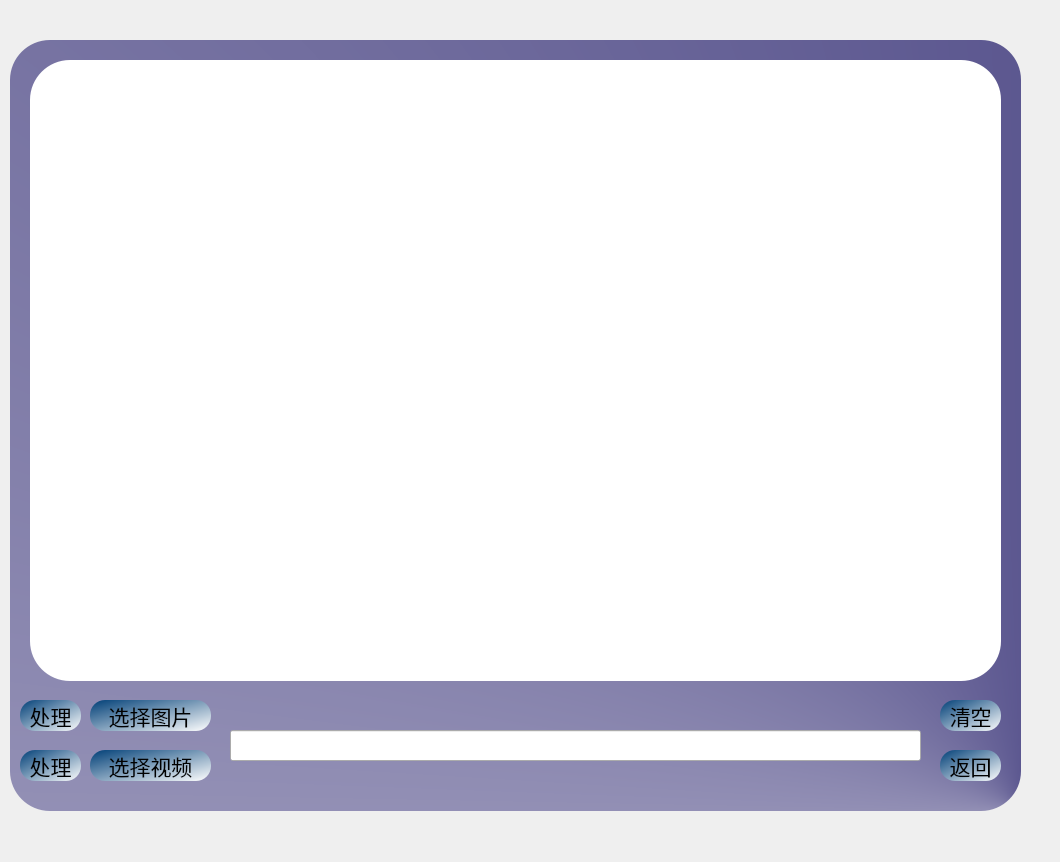
<?xml version="1.0" encoding="UTF-8"?>
<ui version="4.0">
 <class>Form</class>
 <widget class="QWidget" name="Form">
  <property name="geometry">
   <rect>
    <x>0</x>
    <y>0</y>
    <width>1060</width>
    <height>862</height>
   </rect>
  </property>
  <property name="windowTitle">
   <string>Form</string>
  </property>
  <widget class="QLabel" name="label">
   <property name="geometry">
    <rect>
     <x>10</x>
     <y>40</y>
     <width>1011</width>
     <height>771</height>
    </rect>
   </property>
   <property name="palette">
    <palette>
     <active>
      <colorrole role="Button">
       <brush brushstyle="ConicalGradientPattern">
        <gradient centralx="1.000000000000000" centraly="1.000000000000000" angle="0.000000000000000" type="ConicalGradient" spread="PadSpread" coordinatemode="ObjectBoundingMode">
         <gradientstop position="0.000000000000000">
          <color alpha="255">
           <red>38</red>
           <green>32</green>
           <blue>107</blue>
          </color>
         </gradientstop>
         <gradientstop position="1.000000000000000">
          <color alpha="255">
           <red>255</red>
           <green>255</green>
           <blue>255</blue>
          </color>
         </gradientstop>
        </gradient>
       </brush>
      </colorrole>
      <colorrole role="Base">
       <brush brushstyle="ConicalGradientPattern">
        <gradient centralx="1.000000000000000" centraly="1.000000000000000" angle="0.000000000000000" type="ConicalGradient" spread="PadSpread" coordinatemode="ObjectBoundingMode">
         <gradientstop position="0.000000000000000">
          <color alpha="255">
           <red>38</red>
           <green>32</green>
           <blue>107</blue>
          </color>
         </gradientstop>
         <gradientstop position="1.000000000000000">
          <color alpha="255">
           <red>255</red>
           <green>255</green>
           <blue>255</blue>
          </color>
         </gradientstop>
        </gradient>
       </brush>
      </colorrole>
      <colorrole role="Window">
       <brush brushstyle="ConicalGradientPattern">
        <gradient centralx="1.000000000000000" centraly="1.000000000000000" angle="0.000000000000000" type="ConicalGradient" spread="PadSpread" coordinatemode="ObjectBoundingMode">
         <gradientstop position="0.000000000000000">
          <color alpha="255">
           <red>38</red>
           <green>32</green>
           <blue>107</blue>
          </color>
         </gradientstop>
         <gradientstop position="1.000000000000000">
          <color alpha="255">
           <red>255</red>
           <green>255</green>
           <blue>255</blue>
          </color>
         </gradientstop>
        </gradient>
       </brush>
      </colorrole>
     </active>
     <inactive>
      <colorrole role="Button">
       <brush brushstyle="ConicalGradientPattern">
        <gradient centralx="1.000000000000000" centraly="1.000000000000000" angle="0.000000000000000" type="ConicalGradient" spread="PadSpread" coordinatemode="ObjectBoundingMode">
         <gradientstop position="0.000000000000000">
          <color alpha="255">
           <red>38</red>
           <green>32</green>
           <blue>107</blue>
          </color>
         </gradientstop>
         <gradientstop position="1.000000000000000">
          <color alpha="255">
           <red>255</red>
           <green>255</green>
           <blue>255</blue>
          </color>
         </gradientstop>
        </gradient>
       </brush>
      </colorrole>
      <colorrole role="Base">
       <brush brushstyle="ConicalGradientPattern">
        <gradient centralx="1.000000000000000" centraly="1.000000000000000" angle="0.000000000000000" type="ConicalGradient" spread="PadSpread" coordinatemode="ObjectBoundingMode">
         <gradientstop position="0.000000000000000">
          <color alpha="255">
           <red>38</red>
           <green>32</green>
           <blue>107</blue>
          </color>
         </gradientstop>
         <gradientstop position="1.000000000000000">
          <color alpha="255">
           <red>255</red>
           <green>255</green>
           <blue>255</blue>
          </color>
         </gradientstop>
        </gradient>
       </brush>
      </colorrole>
      <colorrole role="Window">
       <brush brushstyle="ConicalGradientPattern">
        <gradient centralx="1.000000000000000" centraly="1.000000000000000" angle="0.000000000000000" type="ConicalGradient" spread="PadSpread" coordinatemode="ObjectBoundingMode">
         <gradientstop position="0.000000000000000">
          <color alpha="255">
           <red>38</red>
           <green>32</green>
           <blue>107</blue>
          </color>
         </gradientstop>
         <gradientstop position="1.000000000000000">
          <color alpha="255">
           <red>255</red>
           <green>255</green>
           <blue>255</blue>
          </color>
         </gradientstop>
        </gradient>
       </brush>
      </colorrole>
     </inactive>
     <disabled>
      <colorrole role="Button">
       <brush brushstyle="ConicalGradientPattern">
        <gradient centralx="1.000000000000000" centraly="1.000000000000000" angle="0.000000000000000" type="ConicalGradient" spread="PadSpread" coordinatemode="ObjectBoundingMode">
         <gradientstop position="0.000000000000000">
          <color alpha="255">
           <red>38</red>
           <green>32</green>
           <blue>107</blue>
          </color>
         </gradientstop>
         <gradientstop position="1.000000000000000">
          <color alpha="255">
           <red>255</red>
           <green>255</green>
           <blue>255</blue>
          </color>
         </gradientstop>
        </gradient>
       </brush>
      </colorrole>
      <colorrole role="Base">
       <brush brushstyle="ConicalGradientPattern">
        <gradient centralx="1.000000000000000" centraly="1.000000000000000" angle="0.000000000000000" type="ConicalGradient" spread="PadSpread" coordinatemode="ObjectBoundingMode">
         <gradientstop position="0.000000000000000">
          <color alpha="255">
           <red>38</red>
           <green>32</green>
           <blue>107</blue>
          </color>
         </gradientstop>
         <gradientstop position="1.000000000000000">
          <color alpha="255">
           <red>255</red>
           <green>255</green>
           <blue>255</blue>
          </color>
         </gradientstop>
        </gradient>
       </brush>
      </colorrole>
      <colorrole role="Window">
       <brush brushstyle="ConicalGradientPattern">
        <gradient centralx="1.000000000000000" centraly="1.000000000000000" angle="0.000000000000000" type="ConicalGradient" spread="PadSpread" coordinatemode="ObjectBoundingMode">
         <gradientstop position="0.000000000000000">
          <color alpha="255">
           <red>38</red>
           <green>32</green>
           <blue>107</blue>
          </color>
         </gradientstop>
         <gradientstop position="1.000000000000000">
          <color alpha="255">
           <red>255</red>
           <green>255</green>
           <blue>255</blue>
          </color>
         </gradientstop>
        </gradient>
       </brush>
      </colorrole>
     </disabled>
    </palette>
   </property>
   <property name="styleSheet">
    <string notr="true">background-color: qconicalgradient(cx:1, cy:1, angle:0, stop:0 rgba(38, 32, 107, 255), stop:1 rgba(255, 255, 255, 255));
border-top-left-radius:40px;
border-bottom-left-radius:40px;

border-bottom-right-radius:40px;

border-top-right-radius:40px;</string>
   </property>
   <property name="text">
    <string/>
   </property>
  </widget>
  <widget class="QPushButton" name="pushButton2_3">
   <property name="geometry">
    <rect>
     <x>940</x>
     <y>750</y>
     <width>61</width>
     <height>31</height>
    </rect>
   </property>
   <property name="font">
    <font>
     <family>华文新魏</family>
     <pointsize>16</pointsize>
     <weight>50</weight>
     <bold>false</bold>
    </font>
   </property>
   <property name="styleSheet">
    <string notr="true">QPushButton{
		
	background-color: qlineargradient(spread:pad, x1:0, y1:0, x2:1, y2:1, stop:0 rgba(0, 63, 119, 255), stop:1 rgba(255, 255, 255, 255));
	border-radius:15px;
	
	color: rgb(0, 0, 0);

}

QPushButton:hover{
	background-color: qlineargradient(spread:pad, x1:0, y1:0, x2:1, y2:1, stop:0 rgba(0, 12, 83, 255), stop:1 rgba(255, 255, 255, 255));
}
QPushButton:pressed{
padding-top:7px;
padding-left:7px;
}</string>
   </property>
   <property name="text">
    <string>返回</string>
   </property>
  </widget>
  <widget class="QPushButton" name="pushButton2_5">
   <property name="geometry">
    <rect>
     <x>90</x>
     <y>700</y>
     <width>121</width>
     <height>31</height>
    </rect>
   </property>
   <property name="font">
    <font>
     <family>华文新魏</family>
     <pointsize>16</pointsize>
     <weight>50</weight>
     <bold>false</bold>
    </font>
   </property>
   <property name="styleSheet">
    <string notr="true">QPushButton{
		
	background-color: qlineargradient(spread:pad, x1:0, y1:0, x2:1, y2:1, stop:0 rgba(0, 63, 119, 255), stop:1 rgba(255, 255, 255, 255));
	border-radius:15px;
	
	color: rgb(0, 0, 0);

}

QPushButton:hover{
	background-color: qlineargradient(spread:pad, x1:0, y1:0, x2:1, y2:1, stop:0 rgba(0, 12, 83, 255), stop:1 rgba(255, 255, 255, 255));
}
QPushButton:pressed{
padding-top:7px;
padding-left:7px;
}</string>
   </property>
   <property name="text">
    <string>选择图片</string>
   </property>
  </widget>
  <widget class="QPushButton" name="pushButton2_6">
   <property name="geometry">
    <rect>
     <x>90</x>
     <y>750</y>
     <width>121</width>
     <height>31</height>
    </rect>
   </property>
   <property name="font">
    <font>
     <family>华文新魏</family>
     <pointsize>16</pointsize>
     <weight>50</weight>
     <bold>false</bold>
    </font>
   </property>
   <property name="styleSheet">
    <string notr="true">QPushButton{
		
	background-color: qlineargradient(spread:pad, x1:0, y1:0, x2:1, y2:1, stop:0 rgba(0, 63, 119, 255), stop:1 rgba(255, 255, 255, 255));
	border-radius:15px;
	
	color: rgb(0, 0, 0);

}

QPushButton:hover{
	background-color: qlineargradient(spread:pad, x1:0, y1:0, x2:1, y2:1, stop:0 rgba(0, 12, 83, 255), stop:1 rgba(255, 255, 255, 255));
}
QPushButton:pressed{
padding-top:7px;
padding-left:7px;
}</string>
   </property>
   <property name="text">
    <string>选择视频</string>
   </property>
  </widget>
  <widget class="QLineEdit" name="lineEdit_2">
   <property name="geometry">
    <rect>
     <x>230</x>
     <y>730</y>
     <width>691</width>
     <height>31</height>
    </rect>
   </property>
  </widget>
  <widget class="QPushButton" name="pushButton2_4">
   <property name="geometry">
    <rect>
     <x>20</x>
     <y>750</y>
     <width>61</width>
     <height>31</height>
    </rect>
   </property>
   <property name="font">
    <font>
     <family>华文新魏</family>
     <pointsize>16</pointsize>
     <weight>50</weight>
     <bold>false</bold>
    </font>
   </property>
   <property name="styleSheet">
    <string notr="true">QPushButton{
		
	background-color: qlineargradient(spread:pad, x1:0, y1:0, x2:1, y2:1, stop:0 rgba(0, 63, 119, 255), stop:1 rgba(255, 255, 255, 255));
	border-radius:15px;
	
	color: rgb(0, 0, 0);

}

QPushButton:hover{
	background-color: qlineargradient(spread:pad, x1:0, y1:0, x2:1, y2:1, stop:0 rgba(0, 12, 83, 255), stop:1 rgba(255, 255, 255, 255));
}
QPushButton:pressed{
padding-top:7px;
padding-left:7px;
}</string>
   </property>
   <property name="text">
    <string>处理</string>
   </property>
  </widget>
  <widget class="QLabel" name="label_2">
   <property name="geometry">
    <rect>
     <x>30</x>
     <y>60</y>
     <width>971</width>
     <height>621</height>
    </rect>
   </property>
   <property name="styleSheet">
    <string notr="true">
border-top-left-radius:40px;
border-bottom-left-radius:40px;

border-bottom-right-radius:40px;

border-top-right-radius:40px;
background-color: rgb(255, 255, 255);</string>
   </property>
   <property name="text">
    <string/>
   </property>
  </widget>
  <widget class="QPushButton" name="pushButton2_9">
   <property name="geometry">
    <rect>
     <x>940</x>
     <y>700</y>
     <width>61</width>
     <height>31</height>
    </rect>
   </property>
   <property name="font">
    <font>
     <family>华文新魏</family>
     <pointsize>16</pointsize>
     <weight>50</weight>
     <bold>false</bold>
    </font>
   </property>
   <property name="styleSheet">
    <string notr="true">QPushButton{
		
	background-color: qlineargradient(spread:pad, x1:0, y1:0, x2:1, y2:1, stop:0 rgba(0, 63, 119, 255), stop:1 rgba(255, 255, 255, 255));
	border-radius:15px;
	
	color: rgb(0, 0, 0);

}

QPushButton:hover{
	background-color: qlineargradient(spread:pad, x1:0, y1:0, x2:1, y2:1, stop:0 rgba(0, 12, 83, 255), stop:1 rgba(255, 255, 255, 255));
}
QPushButton:pressed{
padding-top:7px;
padding-left:7px;
}</string>
   </property>
   <property name="text">
    <string>清空</string>
   </property>
  </widget>
  <widget class="QPushButton" name="pushButton2_12">
   <property name="geometry">
    <rect>
     <x>20</x>
     <y>700</y>
     <width>61</width>
     <height>31</height>
    </rect>
   </property>
   <property name="font">
    <font>
     <family>华文新魏</family>
     <pointsize>16</pointsize>
     <weight>50</weight>
     <bold>false</bold>
    </font>
   </property>
   <property name="styleSheet">
    <string notr="true">QPushButton{
		
	background-color: qlineargradient(spread:pad, x1:0, y1:0, x2:1, y2:1, stop:0 rgba(0, 63, 119, 255), stop:1 rgba(255, 255, 255, 255));
	border-radius:15px;
	
	color: rgb(0, 0, 0);

}

QPushButton:hover{
	background-color: qlineargradient(spread:pad, x1:0, y1:0, x2:1, y2:1, stop:0 rgba(0, 12, 83, 255), stop:1 rgba(255, 255, 255, 255));
}
QPushButton:pressed{
padding-top:7px;
padding-left:7px;
}</string>
   </property>
   <property name="text">
    <string>处理</string>
   </property>
  </widget>
 </widget>
 <resources>
  <include location="resource.qrc"/>
 </resources>
 <connections>
  <connection>
   <sender>pushButton2_3</sender>
   <signal>clicked()</signal>
   <receiver>Form</receiver>
   <slot>close()</slot>
   <hints>
    <hint type="sourcelabel">
     <x>641</x>
     <y>608</y>
    </hint>
    <hint type="destinationlabel">
     <x>742</x>
     <y>766</y>
    </hint>
   </hints>
  </connection>
  <connection>
   <sender>pushButton2_9</sender>
   <signal>clicked()</signal>
   <receiver>label_2</receiver>
   <slot>clear()</slot>
   <hints>
    <hint type="sourcelabel">
     <x>975</x>
     <y>761</y>
    </hint>
    <hint type="destinationlabel">
     <x>830</x>
     <y>511</y>
    </hint>
   </hints>
  </connection>
  <connection>
   <sender>pushButton2_9</sender>
   <signal>clicked()</signal>
   <receiver>lineEdit_2</receiver>
   <slot>clear()</slot>
   <hints>
    <hint type="sourcelabel">
     <x>982</x>
     <y>772</y>
    </hint>
    <hint type="destinationlabel">
     <x>745</x>
     <y>744</y>
    </hint>
   </hints>
  </connection>
 </connections>
</ui>
